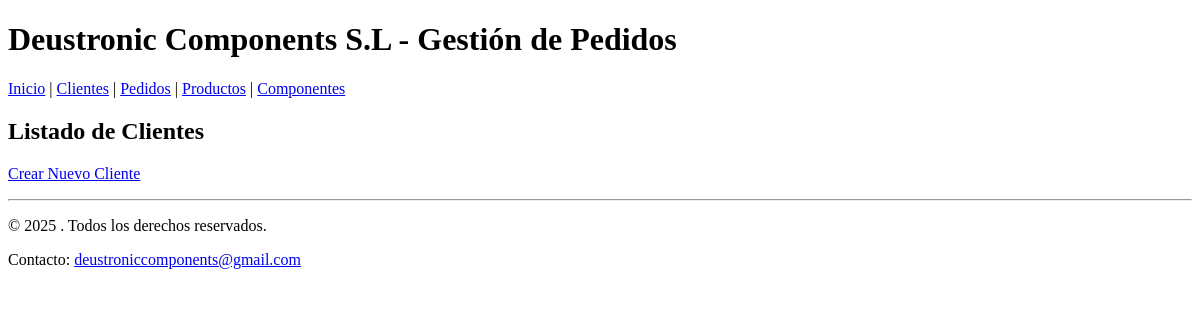
/clientes/, run on an earlier commit of the app's database.
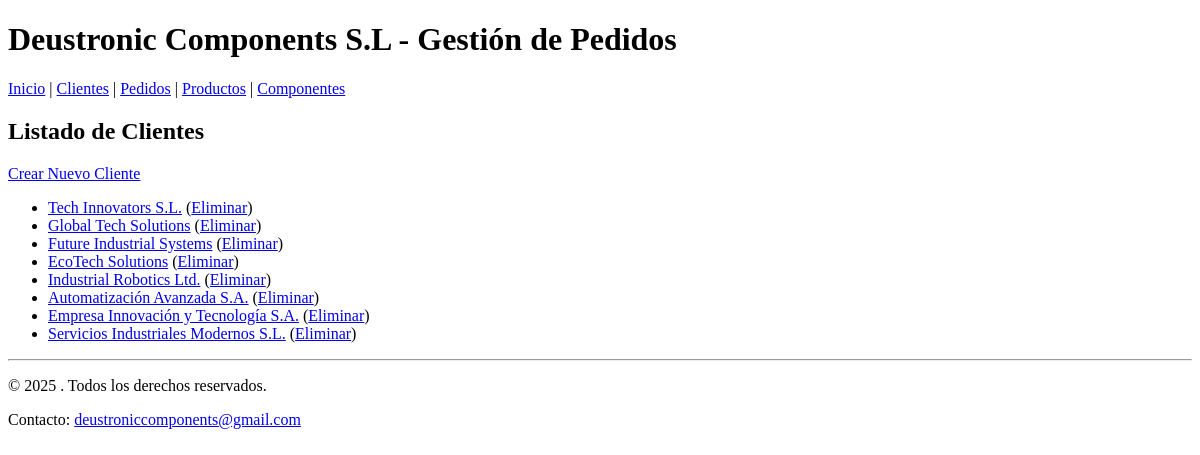
And on a later commit of the database.
### appEntrega/models.py (models this page shows, shortened)
class Cliente(models.Model):
    cif = models.CharField(max_length=15, unique=True)
    nombre_empresa = models.CharField(max_length=100)
    direccion = models.CharField(max_length=255)
    datos_contacto = models.CharField(max_length=255)

### appEntrega/views.py (the view)
# urls.py: path('clientes/', ClienteListView.as_view(), name='cliente_listado'),
class ClienteListView(ListView):
    model = Cliente
    template_name = 'cliente_listado.html'
    context_object_name = 'clientes'

### appEntrega/templates/cliente_listado.html (shortened to what this page needs)
{% extends "base.html" %}
{% block content %}
<h2>Listado de Clientes</h2>
<a href="{% url 'cliente_crear' %}">Crear Nuevo Cliente</a>
<ul>
    {% for cliente in clientes %}
        <li>
            <a href="{% url 'cliente_detalle' cliente.id %}">{{ cliente.nombre_empresa }}</a>
            (<a href="{% url 'cliente_eliminar' cliente.id %}">Eliminar</a>)
        </li>
    {% endfor %}
</ul>
{% endblock %}

### appEntrega/templates/base.html (shortened to what this page needs)
<!DOCTYPE html>
<html lang="es">
<head>
</head>
<body>
    <header>
        <h1> Deustronic Components S.L - Gestión de Pedidos</h1>
        <div id="enlacesHed">
            <a href="{% url 'home' %}">Inicio</a> |
            <a href="{% url 'cliente_listado' %}">Clientes</a> |
            <a href="{ url 'pedidos:listado' }">Pedidos</a> |
            <a href="{ url 'productos:listado' }">Productos</a> |
            <a href="{url 'componentes:listado' }">Componentes</a>
        </div>
    </header>
    <main>
        {% block content %}
        {% endblock %}
    </main>
    <hr>
    <footer>
    <p>&copy; 2025 . Todos los derechos reservados.</p>
    <p>Contacto: <a href= "deustroniccomponents@gmail.com">deustroniccomponents@gmail.com</a></p>
    </footer>
</body>
</html>

What changed in the data, as far as the page shows it:
added Cliente: nombre_empresa "Tech Innovators S.L."
added Cliente: nombre_empresa "Global Tech Solutions"
added Cliente: nombre_empresa "Future Industrial Systems"
added Cliente: nombre_empresa "EcoTech Solutions"
added Cliente: nombre_empresa "Industrial Robotics Ltd."
added Cliente: nombre_empresa "Automatización Avanzada S.A."
added Cliente: nombre_empresa "Empresa Innovación y Tecnología S.A."
added Cliente: nombre_empresa "Servicios Industriales Modernos S.L."
